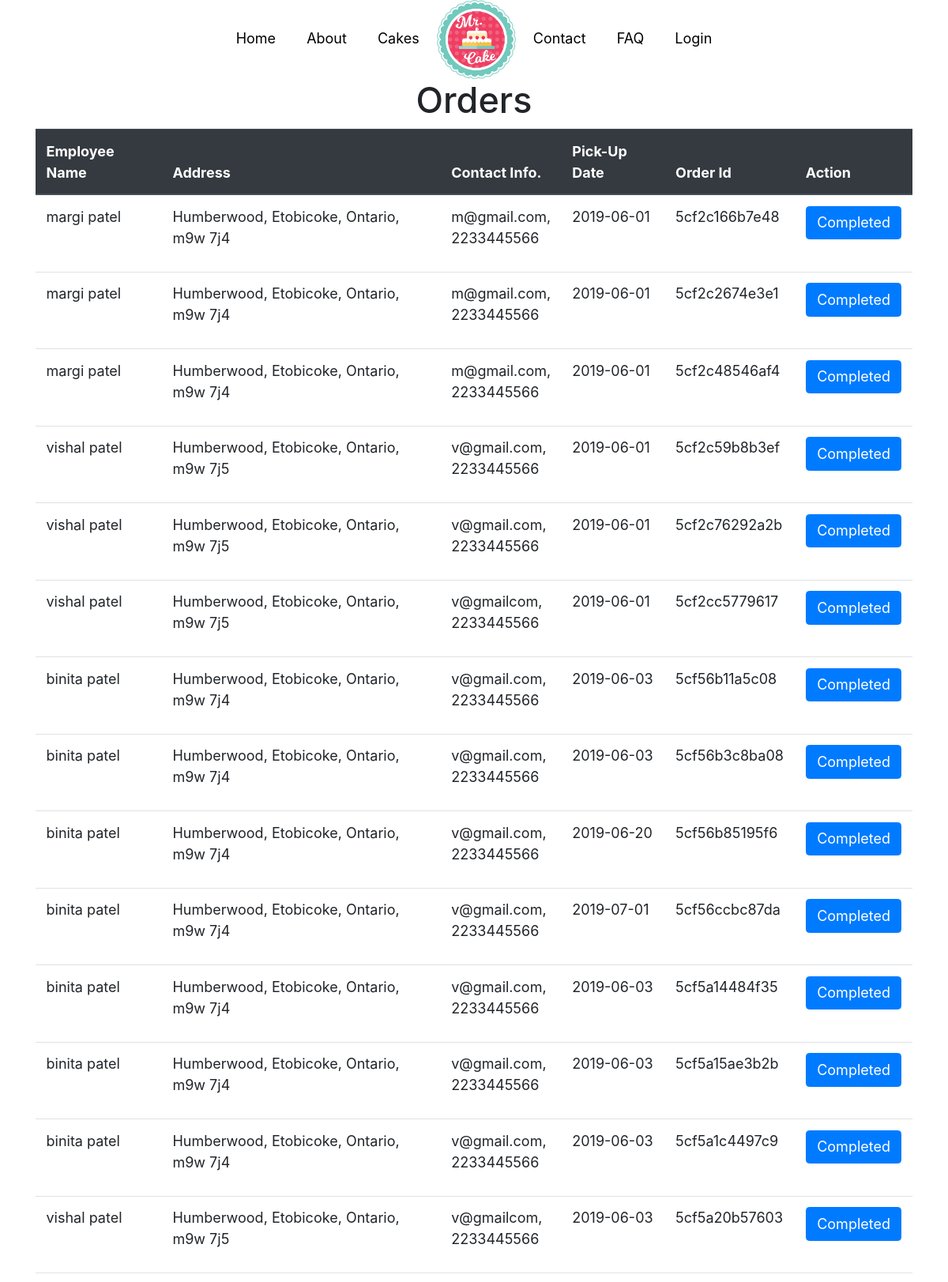
The page /listOrdersAdmin.php (upper part) on the database its author committed.
### tables this page shows
CREATE TABLE `checkout_delivery_info` (
  `id` int(11) NOT NULL,
  `firstname` varchar(300) NOT NULL,
  `lastname` varchar(300) NOT NULL,
  `streetname` varchar(300) NOT NULL,
  `city` varchar(300) NOT NULL,
  `province` varchar(300) NOT NULL,
  `postal_code` varchar(300) NOT NULL,
  `email_id` varchar(300) NOT NULL,
  `phone_no` varchar(300) NOT NULL,
  `delivery_date` varchar(300) NOT NULL,
  `order_id` varchar(300) NOT NULL
);

### database/Database.php (called while the page is built, shortened)
<?php
class Database
{
    private static $user = 'root';
    private static $pass = '';
    private static $dsn = 'mysql:host=localhost; dbname=mrcake';
    private static $dbcon;
    public static function getDb(){
        if(!isset(self::$dbcon)){
            try{
                self::$dbcon = new PDO(self::$dsn, self::$user, self::$pass);
                self::$dbcon->setAttribute(PDO::ATTR_ERRMODE, PDO::ERRMODE_EXCEPTION);
            } catch (PDOException $e){
                $msg = $e->getMessage();
				echo $msg;
                include '../customerror.php';
                exit();
            }
        }
        return self::$dbcon;
    }
}

### class/Checkout.php (called while the page is built, shortened)
<?php
class Checkout{
    public function getAllCustomerWithDetails($dbcon)
    {
        $sql = "SELECT *
                FROM checkout_delivery_info
                ";
        $pdostm = $dbcon->prepare($sql);
        $pdostm->execute();
        $customerdetails = $pdostm->fetchAll(PDO::FETCH_OBJ);
        return $customerdetails;
    }
}
?>

### listOrdersAdmin.php (the view, shortened to what this page needs)
<!DOCTYPE html>
<html>
<head>
<?php require "header.php" ?>
<link rel="stylesheet" href="index.css">
<link rel="stylesheet" href="https://maxcdn.bootstrapcdn.com/bootstrap/4.3.1/css/bootstrap.min.css">
<link rel="stylesheet" href="https://use.fontawesome.com/releases/v5.8.2/css/all.css">
</head>
<body class="container" style="padding-left: 0px;
padding-right: 0px; margin: 0 auto; width: 1200px;">
 <main>
  <div class="wrapper">
    <div class="container">
      <h1 class="text-center">Orders</h1>
        <table class="table">
            <thead class="thead-dark">
             <tr>
              <th>Employee Name</th>
              <th>Address</th>
              <th>Contact Info.</th>
              <th>Pick-Up Date</th>
              <th>Order Id</th>
              <th> Action</th>
             </tr>
            </thead>
            <tbody>
        <?php
        require_once ('database/Database.php');
        require_once ('class/Checkout.php');
            $cd = new Checkout();
            $mycust =  $cd->getAllCustomerWithDetails(Database::getDb());
            foreach($mycust as $cutomerdetail)
            {
                echo "" .
                        "<tr>" .
                            "<td class='w-18'>" . $cutomerdetail->firstname . " " . $cutomerdetail->lastname . "</td>" .
                            "<td>" . $cutomerdetail->streetname . ", " . $cutomerdetail->city . ", " . $cutomerdetail->province . ", " .
                                     $cutomerdetail->postal_code . "</td>".
                            "<td>" . $cutomerdetail->email_id . ", " . "<br>" . $cutomerdetail->phone_no . "</td>" .
                            "<td>" . $cutomerdetail->delivery_date . "</td>".
                            "<td>" . $cutomerdetail->order_id . "</td>".
                            "<td>" .
                            "<form action='deleteOrderAdmin.php' method='post'>".
                            "<input type='hidden' name = 'id' value='$cutomerdetail->id' />" .
                            "<input type='submit' name='delete' value='Completed'  class='btn btn-primary'/>" .
                            "</form>" .
                            "<br>" .
                            "</td>" .
                        "</tr>";
            }
        ?>
        </tbody>
        </table>
    </div>
   </div>
  </main>
<?php include "footer.php" ?>
</body>
</html>

### login.css (style rules this page uses)
.container { height: 100%; align-content: center; }

### styles/header.css (style rules this page uses)
html { font-family: Calibri; }

### index.css (style rules this page uses)
body, html { font-family: Calibri, Helvetica, sans-serif; font-size:16px; }
* { box-sizing: border-box; }

### styles/footer.css (style rules this page uses)
html { font-size: 18px; }

### rows shown on the page
checkout_delivery_info: firstname "margi", lastname "patel", streetname "Humberwood", city "Etobicoke", province "Ontario", postal_code "m9w 7j4", email "m@gmail.com", phone_no "2233445566", delivery_date "2019-06-01", order "5cf2c166b7e48"
checkout_delivery_info: firstname "margi", lastname "patel", streetname "Humberwood", city "Etobicoke", province "Ontario", postal_code "m9w 7j4", email "m@gmail.com", phone_no "2233445566", delivery_date "2019-06-01", order "5cf2c2674e3e1"
checkout_delivery_info: firstname "margi", lastname "patel", streetname "Humberwood", city "Etobicoke", province "Ontario", postal_code "m9w 7j4", email "m@gmail.com", phone_no "2233445566", delivery_date "2019-06-01", order "5cf2c48546af4"
checkout_delivery_info: firstname "vishal", lastname "patel", streetname "Humberwood", city "Etobicoke", province "Ontario", postal_code "m9w 7j5", email "v@gmail.com", phone_no "2233445566", delivery_date "2019-06-01", order "5cf2c59b8b3ef"
checkout_delivery_info: firstname "vishal", lastname "patel", streetname "Humberwood", city "Etobicoke", province "Ontario", postal_code "m9w 7j5", email "v@gmail.com", phone_no "2233445566", delivery_date "2019-06-01", order "5cf2c76292a2b"
checkout_delivery_info: firstname "vishal", lastname "patel", streetname "Humberwood", city "Etobicoke", province "Ontario", postal_code "m9w 7j5", email "v@gmailcom", phone_no "2233445566", delivery_date "2019-06-01", order "5cf2cc5779617"
checkout_delivery_info: firstname "binita", lastname "patel", streetname "Humberwood", city "Etobicoke", province "Ontario", postal_code "m9w 7j4", email "v@gmail.com", phone_no "2233445566", delivery_date "2019-06-03", order "5cf56b11a5c08"
checkout_delivery_info: firstname "binita", lastname "patel", streetname "Humberwood", city "Etobicoke", province "Ontario", postal_code "m9w 7j4", email "v@gmail.com", phone_no "2233445566", delivery_date "2019-06-03", order "5cf56b3c8ba08"
checkout_delivery_info: firstname "binita", lastname "patel", streetname "Humberwood", city "Etobicoke", province "Ontario", postal_code "m9w 7j4", email "v@gmail.com", phone_no "2233445566", delivery_date "2019-06-20", order "5cf56b85195f6"
checkout_delivery_info: firstname "binita", lastname "patel", streetname "Humberwood", city "Etobicoke", province "Ontario", postal_code "m9w 7j4", email "v@gmail.com", phone_no "2233445566", delivery_date "2019-07-01", order "5cf56ccbc87da"
checkout_delivery_info: firstname "binita", lastname "patel", streetname "Humberwood", city "Etobicoke", province "Ontario", postal_code "m9w 7j4", email "v@gmail.com", phone_no "2233445566", delivery_date "2019-06-03", order "5cf5a14484f35"
checkout_delivery_info: firstname "binita", lastname "patel", streetname "Humberwood", city "Etobicoke", province "Ontario", postal_code "m9w 7j4", email "v@gmail.com", phone_no "2233445566", delivery_date "2019-06-03", order "5cf5a15ae3b2b"
checkout_delivery_info: firstname "binita", lastname "patel", streetname "Humberwood", city "Etobicoke", province "Ontario", postal_code "m9w 7j4", email "v@gmail.com", phone_no "2233445566", delivery_date "2019-06-03", order "5cf5a1c4497c9"
checkout_delivery_info: firstname "vishal", lastname "patel", streetname "Humberwood", city "Etobicoke", province "Ontario", postal_code "m9w 7j5", email "v@gmailcom", phone_no "2233445566", delivery_date "2019-06-03", order "5cf5a20b57603"
